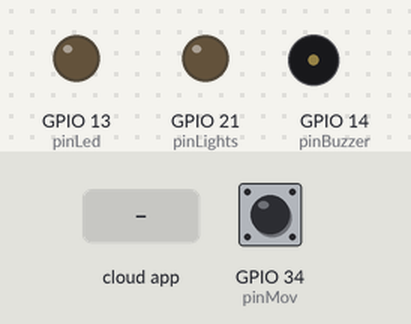
The sketch below on a simulated ESP32. Parts: output pins drawn as LEDs (lit = HIGH), buzzer (waves = sounding, pin HIGH). Inputs (shaded band) come from the test bench; at power-on: GPIO 34 (pinMov) LOW. WiFi joins after 1.5 s; servers stay silent unless stated; no MQTT or app messages arrive unless stated; what the sketch prints to the serial monitor is not drawn.

Above: at 3.2 s.
3.3 s: GPIO 34 (pinMov) driven HIGH
At 4.4 s:
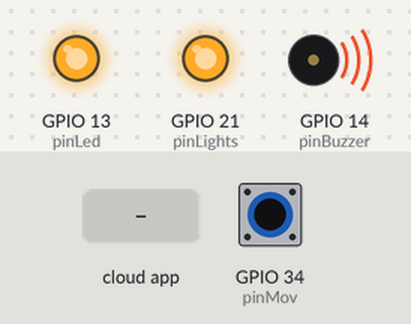
4.8 s: the phone or cloud app sets request to LIGHTS_ON
At 6.3 s:
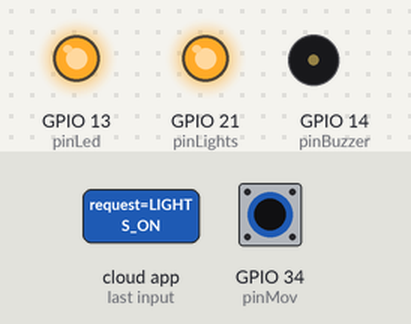
6.6 s: the phone or cloud app sets request to LIGHTS_OFF
At 8.0 s:
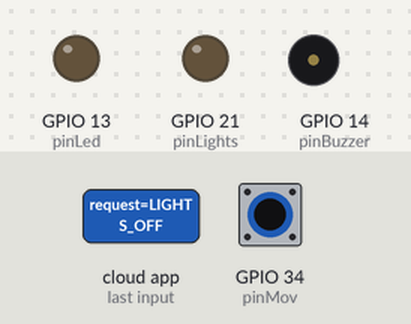
9.6 s: GPIO 34 (pinMov) pulsed LOW 2 times (0.12 s each, 0.3 s apart)
At 10.9 s:
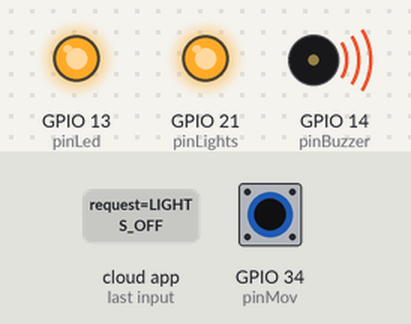
13.2 s: the phone or cloud app sets request to LIGHTS_OFF
At 14.7 s:
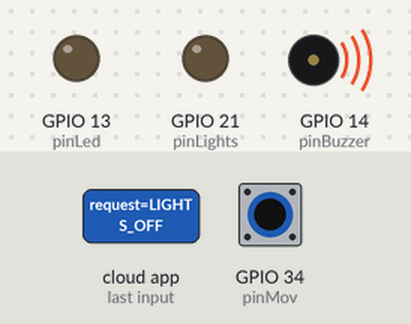
Timing chart, 0 to 15.7 s (numbered marks = the images above; inputs shaded):
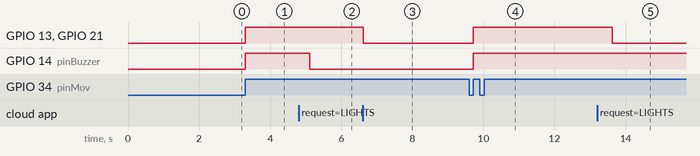

The sketch:

AsistenteInteligente.ino
```cpp
// Libraries to use io platform
#include "Adafruit_MQTT.h"
#include "Adafruit_MQTT_Client.h"

// Library to work with Wi-Fi
#include <WiFi.h>

// Library to use the temperatureFeed sensor DHT11
#include <DHT.h>

// Wi-Fi data to connecto to the network
#define WIFI_SSID ""
#define WIFI_PASS ""

// Data to connect to the adafruit io platform
#define MQTT_SERV "io.adafruit.com"
#define MQTT_PORT 1883
#define MQTT_NAME ""
#define MQTT_PASS ""

// The pin where the temperatureFeed sensor will be connected
#define DHTPIN 32
// Declares the use of the DHT11
#define DHTTYPE DHT11

// Initialices the use of the DHT11
DHT dht(DHTPIN, DHTTYPE);

// Object to manage Wi-Fi connection
WiFiClient client;

// Declares MQTT object
Adafruit_MQTT_Client mqtt(&client, MQTT_SERV, MQTT_PORT, MQTT_NAME, MQTT_PASS);
// Subscribe to the updates on the feed "Request"
Adafruit_MQTT_Subscribe requestFeed = Adafruit_MQTT_Subscribe(&mqtt, MQTT_NAME "/f/request");
// Will publish updates to the feed "Temperature"
Adafruit_MQTT_Publish temperatureFeed = Adafruit_MQTT_Publish(&mqtt, MQTT_NAME "/f/temperature");
// Will publish updates to the feed "alarmOn"
Adafruit_MQTT_Publish alarmFeed = Adafruit_MQTT_Publish(&mqtt, MQTT_NAME "/f/alarm");

// The pin where the lights will be connected
const int pinLights = 21;
// The pin where the LED indicator will be connected
const int pinLed = 13;
// The pin where the buzzer will be connected
const int pinBuzzer = 14;
// The pin where the movement sensor will be connected
const int pinMov = 34;

// Turn on/off the alarmOn
bool alarmOn = false;
bool alerted = false;

// The interruption code. Will turn on the lights, leds and buzzer, and will
// raise the alarm flag on
void IRAM_ATTR ISR() {
    Serial.println("Alarm ON!");

    if (!alarmOn) {
      digitalWrite(pinLights, HIGH);
      digitalWrite(pinLed, HIGH);
      digitalWrite(pinBuzzer, HIGH);

      alarmOn = true;
    }
}

void setup() {
  Serial.begin(9600);

  Serial.print("\n\nConnecting to Wifi...");

  // Try connection with Wi-Fi network
  WiFi.begin(WIFI_SSID, WIFI_PASS);

  // Keep trying connection...
  while (WiFi.status() != WL_CONNECTED) {
    Serial.print(".");
    delay(1000);
  }

  Serial.println("Conected to Wi-Fi!");

  // Subscribe to the updates on the "request" feed
  mqtt.subscribe(&requestFeed);

  // Declares the output pins
  pinMode(pinLights, OUTPUT);
  pinMode(pinLed, OUTPUT);
  pinMode(pinBuzzer, OUTPUT);

  // Declares the input pins
  pinMode(pinMov, INPUT);

  // Initializes the output pins with LOW (OFF)
  digitalWrite(pinLights, LOW);
  digitalWrite(pinLed, LOW);
  digitalWrite(pinBuzzer, LOW);

  // Beging execution of the DHT11
  dht.begin();

  MQTT_connect();

  // Starts the interrption monitoring for the pir sensor pin
  attachInterrupt(digitalPinToInterrupt(pinMov), ISR, RISING);
}

void loop() {
  //Connects/Reconnects to MQTT
  MQTT_connect();

  Serial.print("Alarm: "); Serial.println(alarmOn);

  // Read from our subscription queue until we run out, or
  // wait up to 5 seconds for subscription to update
  Adafruit_MQTT_Subscribe * subscription;

  // While there are any request on the subscription queue...
  while ((subscription = mqtt.readSubscription(5000))) {
    //If we're in here, a subscription updated...
    if (subscription == &requestFeed) {
      //Print the new value to the serial monitor
      Serial.print("\nGot new request: ");
      Serial.println((char*) requestFeed.lastread);
      Serial.println("");

      // Process the request...
      if (!strcmp((char*) requestFeed.lastread, "LIGHTS_ON")) {
        // Turn on the lights
        digitalWrite(pinLights, HIGH);
        digitalWrite(pinLed, HIGH);

        // Turning the AC lights will trigger the interruption, so we shut off the lights again
        // and turn off the alarm after 1 seconds
        delay(300);
        alarmOn = false;
        digitalWrite(pinBuzzer, LOW);
      } else if (!strcmp((char*) requestFeed.lastread, "LIGHTS_OFF")) {
        // Turn off the lights
        digitalWrite(pinLights, LOW);
        digitalWrite(pinLed, LOW);
      } else if (!strcmp((char*) requestFeed.lastread, "TEMPERATURE")) {
        // Reads the temperature from the sensor
        float temp = getTemperature();
        // Publish the temperature value to the "temperature" feed
        temperatureFeed.publish(temp);
        delay(500);
        temperatureFeed.publish(temp);
      } else if (!strcmp((char*) requestFeed.lastread, "ALARM_OFF")) {
        alarmOn = false;
        alerted = false;
        digitalWrite(pinLights, LOW);
        digitalWrite(pinLed, LOW);
        digitalWrite(pinBuzzer, LOW);
        delay(500);
        alarmOn = false;
        alerted = false;
        digitalWrite(pinLights, LOW);
        digitalWrite(pinLed, LOW);
        digitalWrite(pinBuzzer, LOW);

        delay(500);
        alarmFeed.publish("OFF");
        delay(500);
        alarmFeed.publish("OFF");
      }
    }
  }

  if (alarmOn) {
    //if (alerted == false) {
      Serial.println("Sending alert messages...");
      alerted = true;
      alarmFeed.publish("ON");
      delay(1000);
      alarmFeed.publish("ON");
      delay(1000);
    //}
  }
}

// Connects to the MQTT server on the adafruit platform
void MQTT_connect() {
  if (mqtt.connected() && mqtt.ping()) {
    return;
  }

  int8_t ret;

  mqtt.disconnect();

  Serial.print("Connecting to MQTT...");
  uint8_t retries = 3;

  // Tries to connecte to the MQTT server. If it fails 3 times, resets the board
  while ((ret = mqtt.connect()) != 0) {
    Serial.println(mqtt.connectErrorString(ret));
    Serial.println("Retrying MQTT connection in 5 seconds...");
    mqtt.disconnect();
    delay(5000);  // wait 5 seconds
    retries--;

    if (retries == 0) {
      ESP.restart();
    }
  }

  Serial.println("MQTT Connected!");
}

// Gets the temperature from the DHT11 temperature sensor
float getTemperature() {
  // Humidity level
  float h = dht.readHumidity();
  // Temperature
  float t = dht.readTemperature();

 // If there's an errore obtaining the values from the sensor, returns cero
  if (isnan(h) || isnan(t)) {
    Serial.println("Error obteniendo los datos del sensor DHT11");
    return 0.0;
  }

  // Heat index
  float hic = dht.computeHeatIndex(t, h, false);

  // Prints the obtained values on the serial monitor
  Serial.print("Humedad: ");
  Serial.print(h);
  Serial.print(" % -- ");
  Serial.print("Temperatura: ");
  Serial.print(t);
  Serial.print(" *C -- ");
  Serial.print("Índice de calor: ");
  Serial.print(hic);
  Serial.print(" *C\n\n");

  return t;
}
```

Measured:
- after the input at 3.3 s, GPIO 13 (pinLed), GPIO 21 (pinLights), GPIO 14 (pinBuzzer): LOW → HIGH at once
- after the input at 4.8 s, GPIO 14 (pinBuzzer): HIGH → LOW after 0.31 s
- after the input at 6.6 s, GPIO 13 (pinLed), GPIO 21 (pinLights): HIGH → LOW at once
- after the input at 9.6 s, GPIO 13 (pinLed), GPIO 21 (pinLights), GPIO 14 (pinBuzzer): LOW → HIGH after 0.12 s
- after the input at 13.2 s, GPIO 13 (pinLed), GPIO 21 (pinLights): HIGH → LOW after 0.42 s
